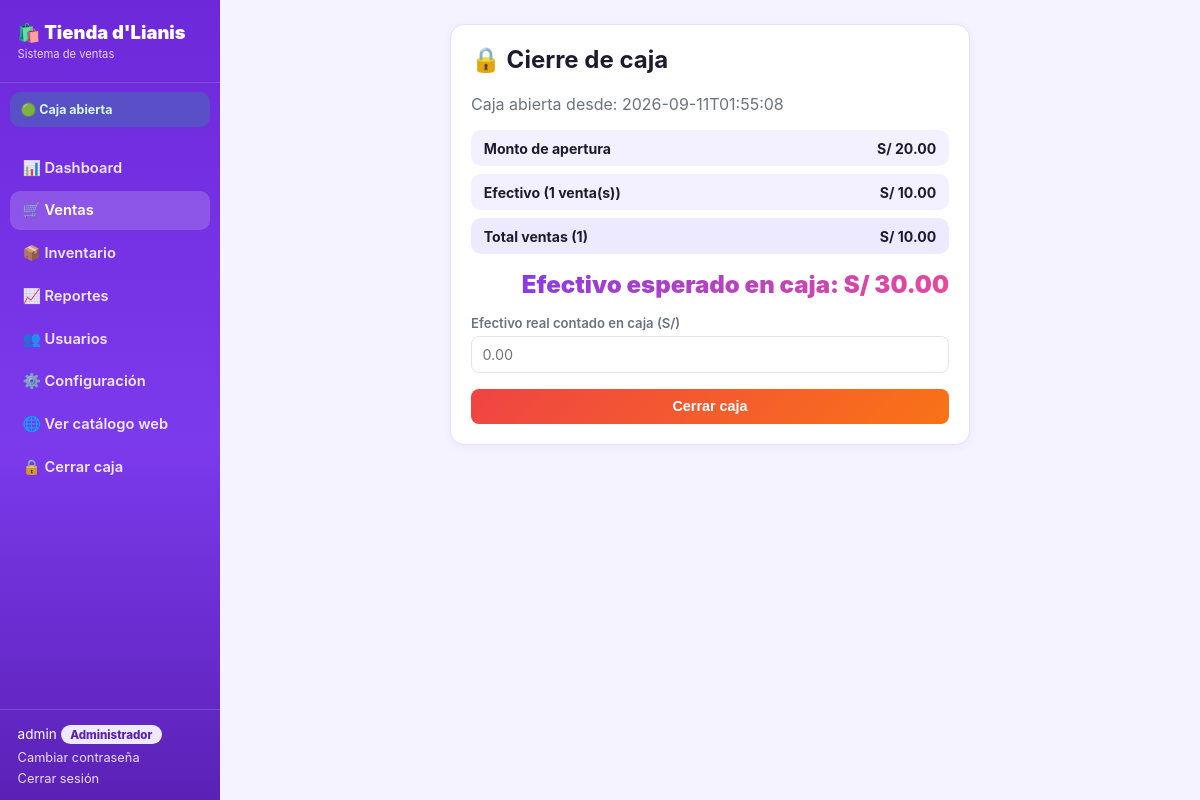
/caja/cierre (signed in), run on an earlier commit of the app's database.
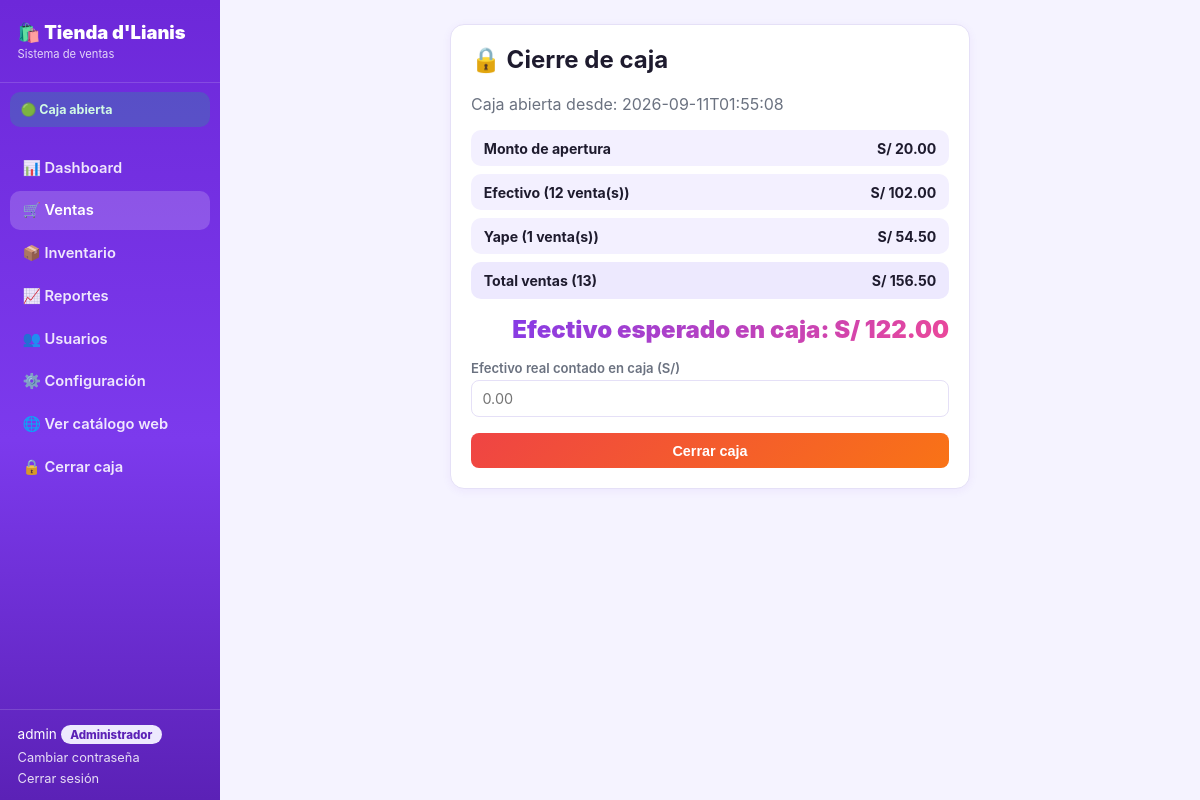
And on a later commit of the database.
### tables this page shows
CREATE TABLE ventas (
            id INTEGER PRIMARY KEY AUTOINCREMENT,
            usuario_id INTEGER NOT NULL,
            fecha TEXT NOT NULL,
            total REAL NOT NULL, metodo_pago TEXT NOT NULL DEFAULT 'Efectivo', monto_pagado REAL, vuelto REAL, caja_id INTEGER, cliente_nombre TEXT, anulada INTEGER NOT NULL DEFAULT 0, anulada_motivo TEXT, anulada_fecha TEXT, tipo_comprobante TEXT NOT NULL DEFAULT 'Nota de venta', cliente_id INTEGER,
            FOREIGN KEY (usuario_id) REFERENCES usuarios(id)
        );

### app.py (the view, shortened to what this page needs)
@app.route("/caja/cierre", methods=["GET", "POST"])
@login_requerido
def caja_cierre():
    conn = get_db()
    caja = caja_abierta_actual(conn)
    if not caja:
        conn.close()
        flash("No hay ninguna caja abierta", "error")
        return redirect(url_for("ventas"))
    ventas_caja = conn.execute(
        "SELECT * FROM ventas WHERE caja_id = ? AND anulada = 0", (caja["id"],)
    ).fetchall()
    total_efectivo = sum(v["total"] for v in ventas_caja if v["metodo_pago"] == "Efectivo")
    total_otros = sum(v["total"] for v in ventas_caja if v["metodo_pago"] != "Efectivo")
    por_metodo = {}
    for v in ventas_caja:
        por_metodo.setdefault(v["metodo_pago"], {"c": 0, "t": 0})
        por_metodo[v["metodo_pago"]]["c"] += 1
        por_metodo[v["metodo_pago"]]["t"] += v["total"]
    monto_esperado = caja["monto_apertura"] + total_efectivo
    conn.close()
    return render_template(
        "caja_cierre.html",
        activo="ventas",
        caja=caja,
        total_efectivo=total_efectivo,
        total_otros=total_otros,
        por_metodo=por_metodo,
        monto_esperado=monto_esperado,
        cantidad_ventas=len(ventas_caja),
    )

### app.py (called while the page is built)
def get_db():
    conn = sqlite3.connect(DB_PATH)
    conn.row_factory = sqlite3.Row
    conn.execute("PRAGMA foreign_keys = ON")
    return conn

def get_config(clave, default=""):
    conn = get_db()
    row = conn.execute("SELECT valor FROM configuracion WHERE clave = ?", (clave,)).fetchone()
    conn.close()
    return row["valor"] if row and row["valor"] is not None else default

def login_requerido(f):
    @wraps(f)
    def wrapper(*args, **kwargs):
        if "usuario_id" not in session:
            return redirect(url_for("login"))
        return f(*args, **kwargs)
    return wrapper

def caja_abierta_actual(conn):
    return conn.execute(
        "SELECT * FROM cajas WHERE estado = 'abierta' ORDER BY id DESC LIMIT 1"
    ).fetchone()

@app.context_processor
def inject_globals():
    conn = get_db()
    caja = caja_abierta_actual(conn)
    whatsapp = get_config("whatsapp_numero", "")
    conn.close()
    return dict(nombre_tienda=NOMBRE_TIENDA, caja_abierta=caja, whatsapp_tienda=whatsapp)

### templates/caja_cierre.html
{% extends "_base.html" %}
{% block content %}
<div class="card" style="max-width:520px; margin:0 auto;">
  <h2>🔒 Cierre de caja</h2>
  <p style="color:#6b7280;">Caja abierta desde: {{ caja.fecha_apertura }}</p>
  <div class="metodo-pill"><span>Monto de apertura</span><span>S/ {{ "%.2f"|format(caja.monto_apertura) }}</span></div>
  {% for metodo, datos in por_metodo.items() %}
  <div class="metodo-pill"><span>{{ metodo }} ({{ datos.c }} venta(s))</span><span>S/ {{ "%.2f"|format(datos.t) }}</span></div>
  {% endfor %}
  <div class="metodo-pill" style="background:#ede9fe;"><span>Total ventas ({{ cantidad_ventas }})</span><span>S/ {{ "%.2f"|format(total_efectivo + total_otros) }}</span></div>
  <div class="total-box">Efectivo esperado en caja: S/ {{ "%.2f"|format(monto_esperado) }}</div>
  <form method="POST">
    <div class="field" style="margin-bottom:1rem;">
      <label>Efectivo real contado en caja (S/)</label>
      <input type="number" step="0.10" name="monto_cierre_real" required autofocus placeholder="0.00">
    </div>
    <button type="submit" class="danger" style="width:100%;">Cerrar caja</button>
  </form>
</div>
{% endblock %}

What changed in the data, as far as the page shows it:
computed for ventas "Efectivo": c "1" → "12"; t "10.00" → "102.00"
added ventas: metodo_pago "Yape", c "1", t "54.50"
Also different on the page:
{{ cantidad_ventas }}: "1" → "13"
{{ "%.2f"|format(total_efectivo + total_otros) }}: "10.00" → "156.50"
{{ "%.2f"|format(monto_esperado) }}: "30.00" → "122.00"
